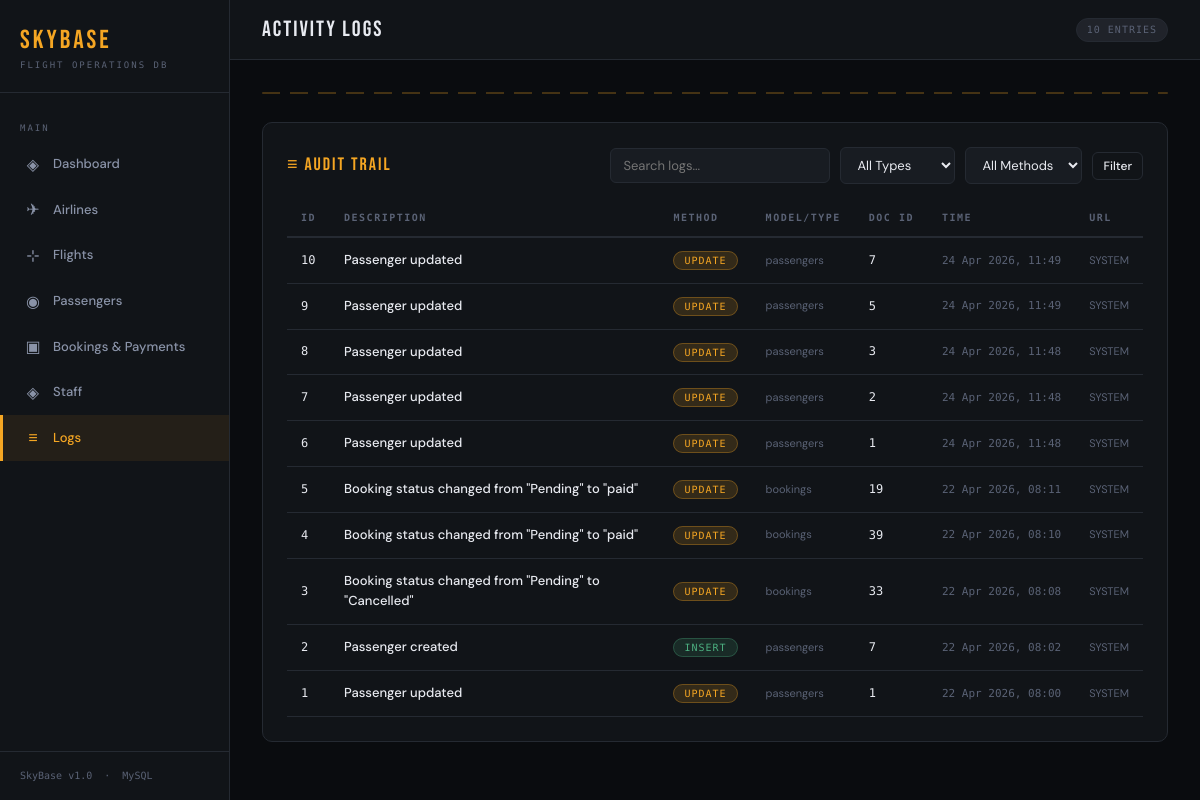
The page /logs.php on the database its author committed.
### tables this page shows
CREATE TABLE `logs` (
  `id` bigint unsigned NOT NULL AUTO_INCREMENT,
  `link` varchar(255) NOT NULL,
  `time` timestamp NOT NULL DEFAULT CURRENT_TIMESTAMP ON UPDATE CURRENT_TIMESTAMP,
  `description` text,
  `model` varchar(255) DEFAULT NULL,
  `document_id` bigint unsigned DEFAULT NULL,
  `document_type` varchar(255) DEFAULT NULL,
  `created_at` timestamp NULL DEFAULT NULL,
  `updated_at` timestamp NULL DEFAULT NULL,
  PRIMARY KEY (`id`)
);

### logs.php (the view, shortened to what this page needs)
<?php
require 'db.php';
require 'layout_top.php';
$search      = trim($_GET['q'] ?? '');
$sql = "SELECT * FROM logs WHERE 1=1";
$params = [];
$sql .= " ORDER BY id DESC";
$q = $pdo->prepare($sql); $q->execute($params);
$logs = $q->fetchAll();
?>
<div class="topbar">
  <div class="topbar-title">Activity Logs</div>
  <div class="topbar-right">
    <span class="badge badge-muted"><?= count($logs) ?> entries</span>
  </div>
</div>
<div class="content">
  <div class="runway-line"></div>
  <div class="card">
    <div class="flex-between" style="margin-bottom:16px">
      <div class="card-title" style="margin-bottom:0">≡ Audit Trail</div>
      <form method="GET" class="search-bar" style="margin:0">
        <input type="text" name="q" placeholder="Search logs..." value="<?= htmlspecialchars($search) ?>">
        <select name="type">
          <option value="">All Types</option>
        </select>
        <select name="model">
          <option value="">All Methods</option>
        </select>
        <button class="btn btn-ghost btn-sm" type="submit">Filter</button>
      </form>
    </div>
    <div class="table-wrap">
      <table>
        <thead>
          <tr><th>ID</th><th>Description</th><th>Method</th><th>Model/Type</th><th>Doc ID</th><th>Time</th><th>URL</th></tr>
        </thead>
        <tbody>
          <?php if (empty($logs)): ?>
          <tr><td colspan="7"><div class="empty-state"><div class="icon">≡</div><p>No logs found.</p></div></td></tr>
          <?php else: foreach ($logs as $l): ?>
          <tr>
            <td class="mono"><?= $l['id'] ?></td>
            <td style="font-weight:500"><?= htmlspecialchars($l['description'] ?? '—') ?></td>
            <td>
              <?php
                $mc = $l['model']==='DELETE'?'red':($l['model']==='POST'||$l['model']==='INSERT'?'green':($l['model']==='UPDATE'?'amber':'muted'));
              ?>
              <span class="badge badge-<?= $mc ?>"><?= htmlspecialchars($l['model'] ?? '—') ?></span>
            </td>
            <td style="font-size:11px;color:var(--muted)"><?= htmlspecialchars($l['document_type'] ?? '—') ?></td>
            <td class="mono"><?= $l['document_id'] ?? '—' ?></td>
            <td class="mono" style="font-size:11px;color:var(--muted);white-space:nowrap"><?= date('d M Y, H:i', strtotime($l['created_at'])) ?></td>
            <td style="font-size:11px;color:var(--muted);max-width:220px;overflow:hidden;text-overflow:ellipsis;white-space:nowrap">
              <span title="<?= htmlspecialchars($l['link']) ?>"><?= htmlspecialchars($l['link']) ?></span>
            </td>
          </tr>
          <?php endforeach; endif; ?>
        </tbody>
      </table>
    </div>
  </div>
</div>
<?php require 'layout_bottom.php'; ?>

### style.css (style rules this page uses)
:root { --bg: #0a0c0f; --bg2: #111418; --bg3: #181c22; --border: #252a32; --amber: #f5a623; --amber2: #ffcf6b; --red: #e05252; --green: #4caf80; --blue: #4a9eff; --text: #e8eaf0; --muted: #5a6275; --sidebar-w: 230px; }
*, *::before, *::after { box-sizing: border-box; margin: 0; padding: 0; }
html, body { height: 100%; background: var(--bg); color: var(--text); font-family: 'DM Sans', sans-serif; font-size: 14px; line-height: 1.6; }
.topbar { background: var(--bg2); border-bottom: 1px solid var(--border); padding: 0 32px; height: 60px; display: flex; align-items: center; justify-content: space-between; position: sticky; top: 0; z-index: 50; }
.topbar-title { font-family: 'Bebas Neue', sans-serif; font-size: 22px; letter-spacing: 2px; color: var(--text); }
.topbar-right { display: flex; align-items: center; gap: 16px; }
.badge { font-family: 'DM Mono', monospace; font-size: 10px; padding: 3px 10px; border-radius: 20px; letter-spacing: 1px; text-transform: uppercase; }
.badge-amber { background: rgba(245,166,35,0.15); color: var(--amber); border: 1px solid rgba(245,166,35,0.3); }
.badge-green { background: rgba(76,175,128,0.15); color: var(--green); border: 1px solid rgba(76,175,128,0.3); }
.badge-muted { background: rgba(90,98,117,0.2); color: var(--muted); border: 1px solid var(--border); }
.content { padding: 32px; flex: 1; }
.card { background: var(--bg2); border: 1px solid var(--border); border-radius: 10px; padding: 24px; margin-bottom: 24px; }
.card-title { font-family: 'Bebas Neue', sans-serif; font-size: 18px; letter-spacing: 2px; color: var(--amber); margin-bottom: 20px; display: flex; align-items: center; gap: 10px; }
.table-wrap { overflow-x: auto; }
table { width: 100%; border-collapse: collapse; font-size: 13px; }
thead tr { border-bottom: 2px solid var(--border); }
thead th { font-family: 'DM Mono', monospace; font-size: 10px; letter-spacing: 1.5px; color: var(--muted); text-transform: uppercase; padding: 10px 14px; text-align: left; white-space: nowrap; }
tbody tr { border-bottom: 1px solid var(--border); transition: background 0.12s; }
tbody td { padding: 12px 14px; color: var(--text); vertical-align: middle; }
.mono { font-family: 'DM Mono', monospace; font-size: 12px; }
.btn { display: inline-flex; align-items: center; gap: 6px; padding: 8px 16px; border-radius: 6px; font-size: 13px; font-weight: 500; cursor: pointer; border: none; transition: all 0.15s; font-family: 'DM Sans', sans-serif; white-space: nowrap; }
.btn-ghost { background: transparent; color: var(--text); border: 1px solid var(--border); }
.btn-sm { padding: 5px 10px; font-size: 12px; }
.search-bar { display: flex; gap: 10px; margin-bottom: 20px; flex-wrap: wrap; align-items: center; }
.search-bar input, .search-bar select { background: var(--bg3); border: 1px solid var(--border); border-radius: 6px; color: var(--text); padding: 8px 12px; font-size: 13px; font-family: 'DM Sans', sans-serif; outline: none; transition: border-color 0.15s; }
.search-bar input { min-width: 220px; }
.flex-between { display: flex; justify-content: space-between; align-items: center; flex-wrap: wrap; gap: 10px; }
.runway-line { height: 2px; background: repeating-linear-gradient(90deg, var(--amber) 0, var(--amber) 18px, transparent 18px, transparent 28px); opacity: 0.25; margin-bottom: 28px; border-radius: 2px; }

### rows shown on the page
logs: id "10", description "Passenger updated", model "UPDATE", document_type "passengers", document "7", created_at "24 Apr 2026, 11:49", link "SYSTEM"
logs: id "9", description "Passenger updated", model "UPDATE", document_type "passengers", document "5", created_at "24 Apr 2026, 11:49", link "SYSTEM"
logs: id "8", description "Passenger updated", model "UPDATE", document_type "passengers", document "3", created_at "24 Apr 2026, 11:48", link "SYSTEM"
logs: id "7", description "Passenger updated", model "UPDATE", document_type "passengers", document "2", created_at "24 Apr 2026, 11:48", link "SYSTEM"
logs: id "6", description "Passenger updated", model "UPDATE", document_type "passengers", document "1", created_at "24 Apr 2026, 11:48", link "SYSTEM"
logs: id "5", description "Booking status changed from \"Pending\" to \"paid\"", model "UPDATE", document_type "bookings", document "19", created_at "22 Apr 2026, 08:11", link "SYSTEM"
logs: id "4", description "Booking status changed from \"Pending\" to \"paid\"", model "UPDATE", document_type "bookings", document "39", created_at "22 Apr 2026, 08:10", link "SYSTEM"
logs: id "3", description "Booking status changed from \"Pending\" to \"Cancelled\"", model "UPDATE", document_type "bookings", document "33", created_at "22 Apr 2026, 08:08", link "SYSTEM"
logs: id "2", description "Passenger created", model "INSERT", document_type "passengers", document "7", created_at "22 Apr 2026, 08:02", link "SYSTEM"
logs: id "1", description "Passenger updated", model "UPDATE", document_type "passengers", document "1", created_at "22 Apr 2026, 08:00", link "SYSTEM"

### other values the page prints
$info['icon'] "◈"
$info['label'] "Dashboard"
$info['icon'] "✈"
$info['label'] "Airlines"
$info['icon'] "⊹"
$info['label'] "Flights"
$info['icon'] "◉"
$info['label'] "Passengers"
$info['icon'] "▣"
$info['label'] "Bookings & Payments"
$info['label'] "Staff"
$info['icon'] "≡"
$info['label'] "Logs"
count($logs) "10"
